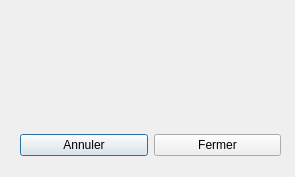
<?xml version="1.0" encoding="UTF-8"?>
<ui version="4.0">
 <class>DialogWidget</class>
 <widget class="QDialog" name="DialogWidget">
  <property name="geometry">
   <rect>
    <x>0</x>
    <y>0</y>
    <width>295</width>
    <height>177</height>
   </rect>
  </property>
  <property name="windowTitle">
   <string>Dialog</string>
  </property>
  <widget class="QLabel" name="text">
   <property name="geometry">
    <rect>
     <x>10</x>
     <y>10</y>
     <width>271</width>
     <height>91</height>
    </rect>
   </property>
   <property name="text">
    <string/>
   </property>
   <property name="wordWrap">
    <bool>true</bool>
   </property>
  </widget>
  <widget class="QWidget" name="layoutWidget">
   <property name="geometry">
    <rect>
     <x>20</x>
     <y>120</y>
     <width>261</width>
     <height>51</height>
    </rect>
   </property>
   <layout class="QHBoxLayout" name="horizontalLayout">
    <item>
     <widget class="QPushButton" name="cancel">
      <property name="text">
       <string>Annuler</string>
      </property>
      <property name="icon">
       <iconset resource="../ressources.qrc">
        <normaloff>:/img/img/back.png</normaloff>:/img/img/back.png</iconset>
      </property>
     </widget>
    </item>
    <item>
     <widget class="QPushButton" name="close">
      <property name="text">
       <string>Fermer</string>
      </property>
      <property name="icon">
       <iconset resource="../ressources.qrc">
        <normaloff>:/img/img/close.png</normaloff>:/img/img/close.png</iconset>
      </property>
     </widget>
    </item>
   </layout>
  </widget>
 </widget>
 <resources>
  <include location="../ressources.qrc"/>
 </resources>
 <connections/>
</ui>
